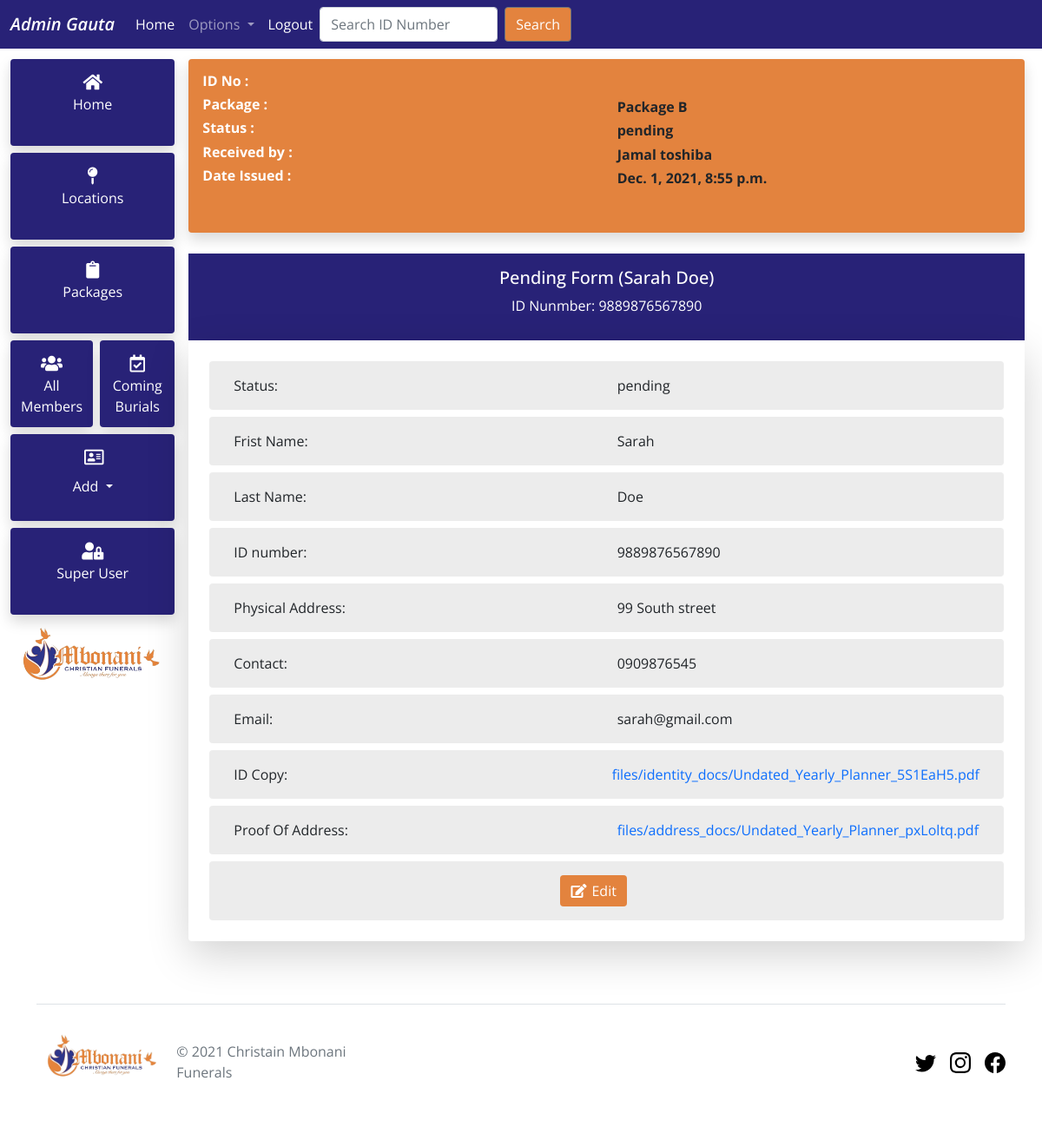
Page /christian-admin/view-pending/9889876567890/ (signed in) on the committed database.
### accounts/models.py (models this page shows)
class Member(AbstractUser):
    status = models.CharField(max_length=15,
                              choices=STATUS_CHOICES,
                              default="pending")
    package = models.ForeignKey(Package,
                                max_length=15,
                                on_delete=models.CASCADE,
                                blank=True,
                                null=True)
    id_number = models.CharField(max_length=13, unique=True)
    phone_number = models.CharField(max_length=11)
    phone_number_2 = models.CharField(max_length=11, blank=True)
    address = models.CharField(max_length=500)
    id_copy = models.FileField(upload_to='files/identity_docs/', blank=True)
    proof_of_address = models.FileField(upload_to='files/address_docs/',
                                        blank=True)
    recieved_by = models.CharField(max_length=250, default='online')
    created = models.DateTimeField(auto_now_add=True)
    burial_date = models.DateTimeField(blank=True, null=True)
    slug = models.SlugField(unique=True)
    def __str__(self):
        return self.first_name

### website/models.py (models this page shows)
class Package(models.Model):
    package = models.CharField(max_length=50, null=True, blank=True)
    description = models.TextField(null=True, blank=True)
    services = models.TextField(blank=True, null=True)
    def __str__(self):
        return self.package

### app_admin/decorators.py (the view)
        def wrapper_func(request, *args, **kwargs):
            group = None
            if request.user.groups.exists():
                group = request.user.groups.all()[0].name
            if group in allowed_roles:
                return view_func(request, *args, **kwargs)
            else:
                return HttpResponse(
                    'You are not authorized to view this page!')

### app_admin/views.py (called while the page is built)
@login_required(login_url='login')
@allowed_users(allowed_roles=['admin'])
def PendingMemberDetail(request, slug_id):
    pending = Member.objects.get(status='pending', slug=slug_id)
    context = {
        'pending': pending,
    }
    return render(request, 'app-admin/pending-member/pending-member-view.html',
                  context)

### app_admin/templates/app-admin/pending-member/pending-member-view.html (shortened to what this page needs)
{% extends 'main/main.html' %}
{% load static %}
{% block content %}
<div class="col">
  <div class="mt-1">
    <div class="profile-container p-3 rounded shadow">
      <div class="row">
        <div class="col">
          <h6 class="profile-headings"><strong>ID No :</strong></h6>
        </div>
        <div class="col"><strong>{{pending.user.identification}}</strong></div>
      </div>
      <div class="row">
        <div class="col">
          <h6 class="profile-headings"><strong>Package :</strong></h6>
        </div>
        <div class="col"><strong>{{pending.package}}</strong></div>
      </div>
      <div class="row">
        <div class="col">
          <h6 class="profile-headings"><strong>Status :</strong></h6>
        </div>
        <div class="col"><strong>{{pending.status}}</strong></div>
      </div>
      <div class="row">
        <div class="col">
          <h6 class="profile-headings"><strong>Received by :</strong></h6>
        </div>
        <div class="col"><strong>Jamal toshiba</strong></div>
      </div>
      <div class="row profile">
        <div class="col">
          <h6 class="profile-headings"><strong>Date Issued :</strong></h6>
        </div>
        <div class="col"><strong>{{pending.created}}</strong></div>
      </div>
    </div>
  </div>
  <div class="spouse-card p-3 mt-4">
    <center>
      <h5 class="spouse-fonts">
        Pending Form ({{pending.first_name}} {{pending.last_name}})
      </h5>
      <p class="text-white">ID Nunmber: {{pending.id_number}}</p>
    </center>
  </div>
  <div class="profile-info shadow-lg rounded p-3 mb-5">
    <div class="row p-3 rounded m-2 info-details-bg">
      <div class="col-sm sm-padding">Status:</div>
      <div class="col-sm">{{pending.status}}</div>
    </div>
    <div class="row p-3 rounded m-2 info-details-bg">
      <div class="col-sm sm-padding">Frist Name:</div>
      <div class="col-sm">{{pending.first_name}}</div>
    </div>
    <div class="row p-3 rounded m-2 info-details-bg">
      <div class="col-sm sm-padding">Last Name:</div>
      <div class="col-sm">{{pending.last_name}}</div>
    </div>
    <div class="row p-3 rounded m-2 info-details-bg">
      <div class="col-sm sm-padding">ID number:</div>
      <div class="col-sm">{{pending.id_number}}</div>
    </div>
    <div class="row p-3 rounded m-2 info-details-bg">
      <div class="col-sm sm-padding">Physical Address:</div>
      <div class="col-sm">{{pending.address}}</div>
    </div>
    <div class="row p-3 rounded m-2 info-details-bg">
      <div class="col-sm sm-padding">Contact:</div>
      <div class="col-sm">{{pending.phone_number}}</div>
    </div>
    {% if pending.email %}
    <div class="row p-3 rounded m-2 info-details-bg">
      <div class="col-sm sm-padding">Email:</div>
      <div class="col-sm">{{pending.email}}</div>
    </div>
    {% endif %} {% if pending.id_copy %}
    <div class="row p-3 rounded m-2 info-details-bg">
      <div class="col-sm sm-padding">ID Copy:</div>
      <div class="col-sm">
        <a class="text-primary" href="{{pending.id_copy.url}}" target="_blank"
          >{{pending.id_copy}}</a
        >
      </div>
    </div>
    {% endif %} {% if pending.proof_of_address %}
    <div class="row p-3 rounded m-2 info-details-bg">
      <div class="col-sm sm-padding">Proof Of Address:</div>
      <div class="col-sm">
        <a
          class="text-primary"
          href="{{pending.proof_of_address.url}}"
          target="_blank"
          >{{pending.proof_of_address}}</a
        >
      </div>
    </div>
    {% endif %}
    <div class="row p-3 rounded m-2 info-details-bg">
      <center>
        <a
          href="{% url 'update_pending_member' slug_id=pending.slug %}"
          class="btn btn-primary"
          style="background-color: var(--secondart-color); margin-right: 30px"
          ><i class="fas fa-edit" style="margin-right: 6px"></i>Edit</a
        >
      </center>
    </div>
  </div>
</div>
{% endblock %}

### templates/main/navbar.html (shortened to what this page needs)
{% if request.user.is_staff %}
<nav class="navbar navbar-expand-lg navbar-dark christian-bg ">
  <div class="container-fluid">
    <a class="navbar-brand italic-600" href="{% url 'homepage' %}">Admin {{ request.user }}</a>
    <div class="collapse navbar-collapse" id="navbarSupportedContent">
      <ul class="navbar-nav me-auto mb-2 mb-lg-0">
        <li class="nav-item">
          <a class="nav-link text-white" aria-current="page" href="{% url 'homepage' %}">Home</a>
        </li>
         <li class="nav-item dropdown">
          <a class="nav-link dropdown-toggle" href="#" id="navbarDropdown" role="button" data-bs-toggle="dropdown" aria-expanded="false">
            Options
          </a>
        </li>
        <li class="nav-item">
          <a class="nav-link text-white" href="{% url 'logout' %}">Logout</a>
        </li>
      <form method="POST" action="{% url 'search-member' %}" class="d-flex">
        <input
          class="form-control me-2"
          type="search"
          placeholder="Search ID Number"
          name="searched"
          aria-label="Search"
        />
        <button class="btn btn-outline-secondary" type="submit">Search</button>
      </form>
    </div>
  </div>
</nav>
{% endif %}

### static/css/homepage.css (style rules this page uses)
:root { --primary-color: #e3833e; --secondart-color: #282277; --fonts-color: white; background-color: #ffffff; }

### static/css/upcoming_brurials.css (style rules this page uses)
:root { --primary-color: #e3833e; --secondart-color: #282277; --fonts-color: white; background-color: #ffffff; }
.profile-container { height: 200px; width: 100%; background-color: var(--primary-color); }
.profile-info { width: 100%; background-color: white; }
.profile-headings { color: white; }
.info-details-bg { background-color: #ececec; }
.spouse-card { height: 100px; width: 100%; background-color: var(--secondart-color); }
.spouse-fonts { color: white; }

### static/css/all_members.css (style rules this page uses)
:root { --primary-color: #e3833e; --secondart-color: #282277; --fonts-color: white; background-color: #ffffff; }

### static/css/app_admin.css (style rules this page uses)
:root { --primary-color: #e3833e; --secondart-color: #282277; --fonts-color: white; background-color: #ffffff; }
body { font-family: "Open Sans", sans-serif; }
a { text-decoration: none; color: white; }
.christian-bg { background-color: #282277; color: white; }
li.nav-item.dropdown::marker { color: transparent; }

### static/css/member_base.css (style rules this page uses)
:root { --primary-color: #e3833e; --secondart-color: #282277; --fonts-color: white; background-color: #ffffff; }
body { font-family: "Open Sans", sans-serif; }
a { text-decoration: none; color: white; }
.btn-primary { background-color: #e3833e !important; color: white; border: #e3833e; }
.christian-bg { background-color: #282277; color: white; }

### templates/main/navbar.html (style rules this page uses)
.christian-bg { background-color: #282277; color: white; }
.italic-600 { font-weight: 600 !important; font-style: italic !important; }
.btn-outline-secondary { background-color: #e3833e; color: #ffffff; }

### rows in the picture
Member: user "Gauta"
Member: package "Package B", status "pending", created "Dec. 1, 2021, 8:55 p.m.", first_name "Sarah", last_name "Doe", id_number "9889876567890", address "99 South street", phone_number "0909876545", email "sarah@gmail.com", id_copy "files/identity_docs/Undated_Yearly_Planner_5S1EaH5.pdf", proof_of_address "files/address_docs/Undated_Yearly_Planner_pxLoltq.pdf"
